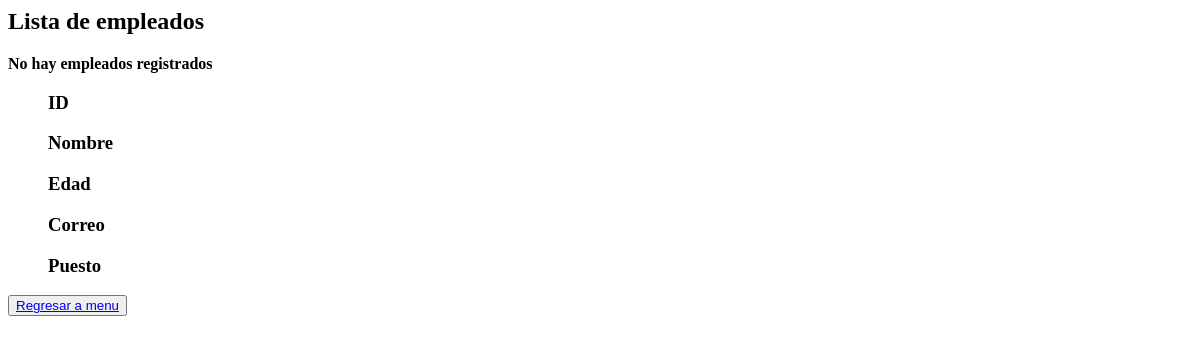
The app's page /erp/show, older data.
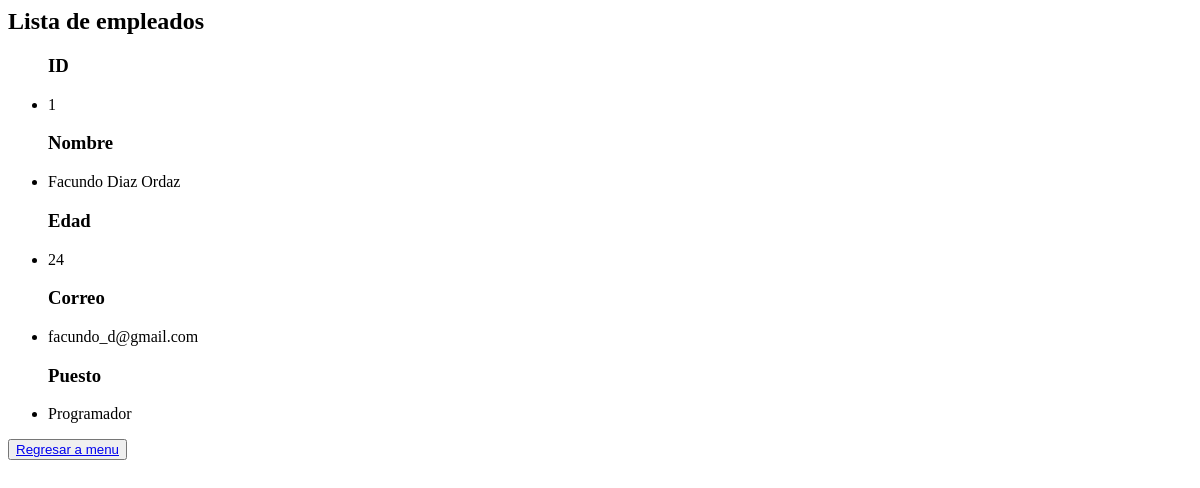
The same page, newer data.
### erp/models.py (models this page shows, shortened)
class Employee(models.Model):
    name_employee = models.CharField( max_length = 200 )
    age = models.IntegerField( default = 0)
    email = models.EmailField( max_length = 200 )
    contract_date = models.DateField( default = timezone.now())
    job_status = models.ForeignKey( Job, on_delete = models.SET_NULL, null = True )

class Job(models.Model):
    name_job = models.CharField( max_length = 200 )
    description = models.CharField( max_length = 500 )
    def __str__(self):
        return self.name_job

### erp/views.py (the view)
# urls.py: path('show', views.show, name = 'show'),
def show(request):
    employees = Employee.objects.all()
    return render(request, 'erp/show.html', {'list_employees': employees,
                                             'null_message': employees.count() == 0})

### erp/templates/erp/show.html
<h2>Lista de empleados</h2>
{% if null_message %}
    <p><strong>No hay empleados registrados</strong></p>
{% endif %}
<main>
    <ul>
        <h3>ID</h3>
        {% for employee in list_employees %}
            <li>{{employee.id}}</li>
        {% endfor %}
    </ul>
    <ul>
        <h3>Nombre</h3>
        {% for employee in list_employees %}
            <li>{{employee.name_employee}}</li>
        {% endfor %}
    </ul>
    <ul>
        <h3>Edad</h3>
        {% for employee in list_employees %}
            <li>{{employee.age}}</li>
        {% endfor %}
    </ul>
    <ul>
        <h3>Correo</h3>
        {% for employee in list_employees %}
            <li>{{employee.email}}</li>
        {% endfor %}
    </ul>
    <ul>
        <h3>Puesto</h3>
        {% for employee in list_employees %}
            <li>{{employee.job_status}}</li>
        {% endfor %}
    </ul>
</main>
<button><a href="{% url 'erp:index' %}">Regresar a menu</a></button>

Row changes from the older to the newer data that the page shows:
added Employee: id "1", name_employee "Facundo Diaz Ordaz", age "24", email "facundo_d@gmail.com", job_status "Programador"
Text that changed along with them:
text no longer shown: "No hay empleados registrados"
